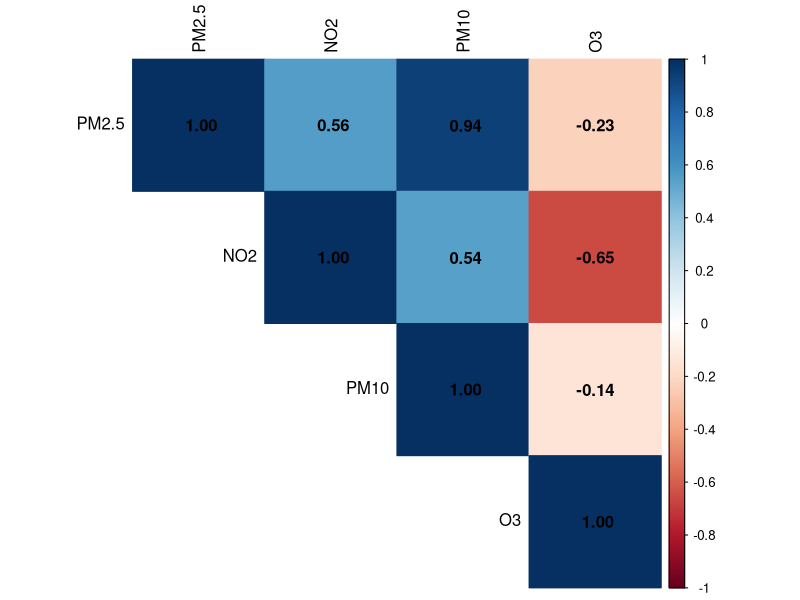
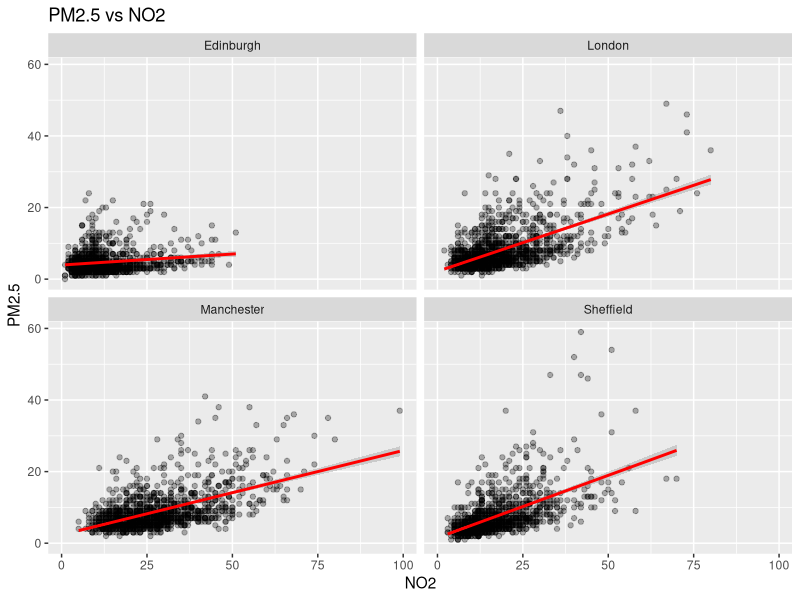
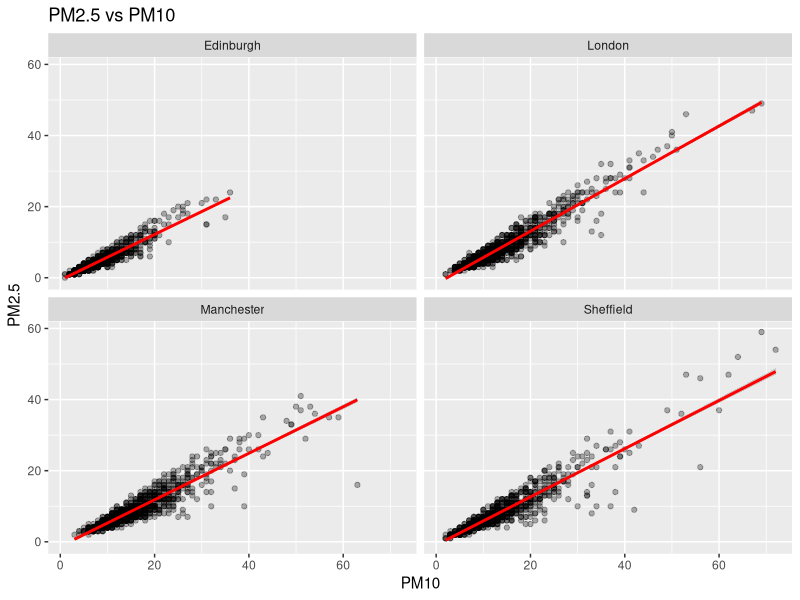
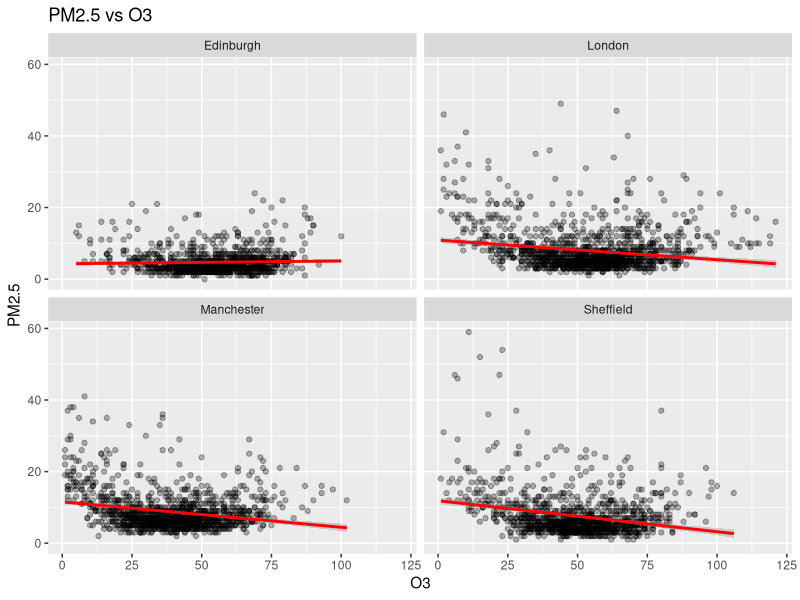
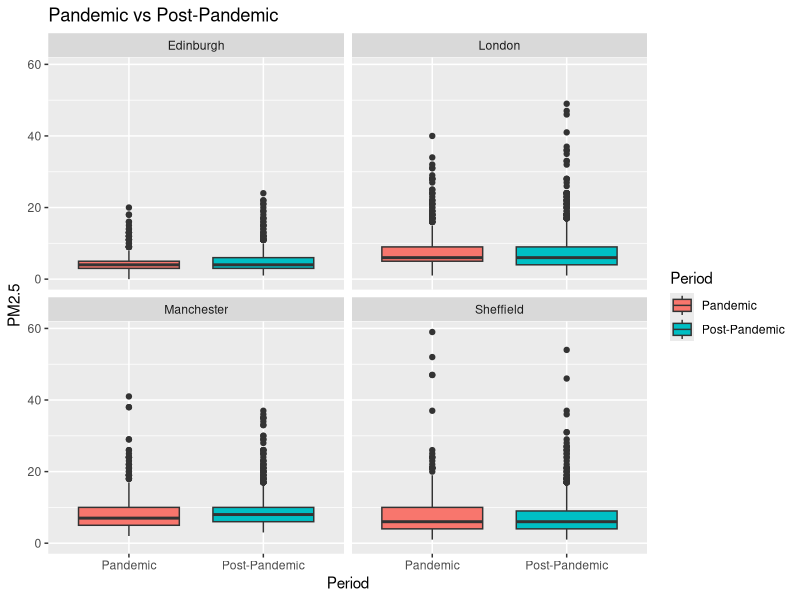
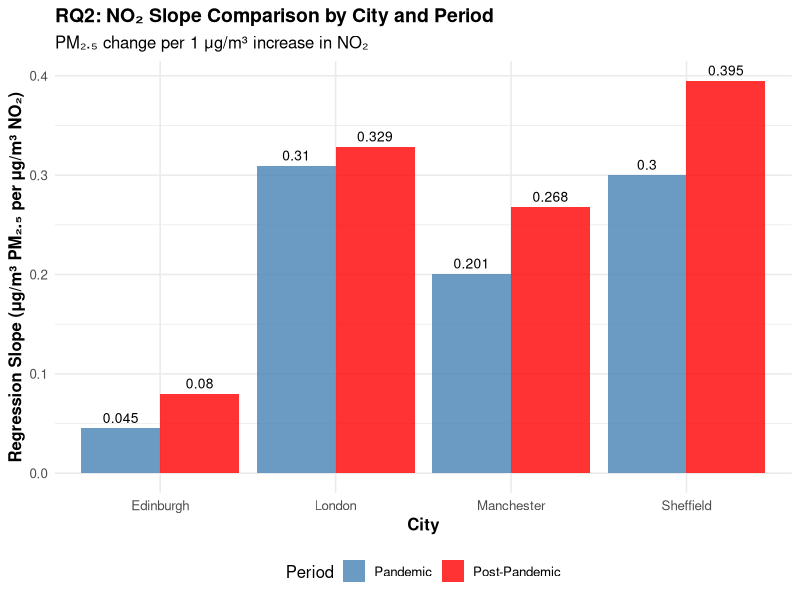
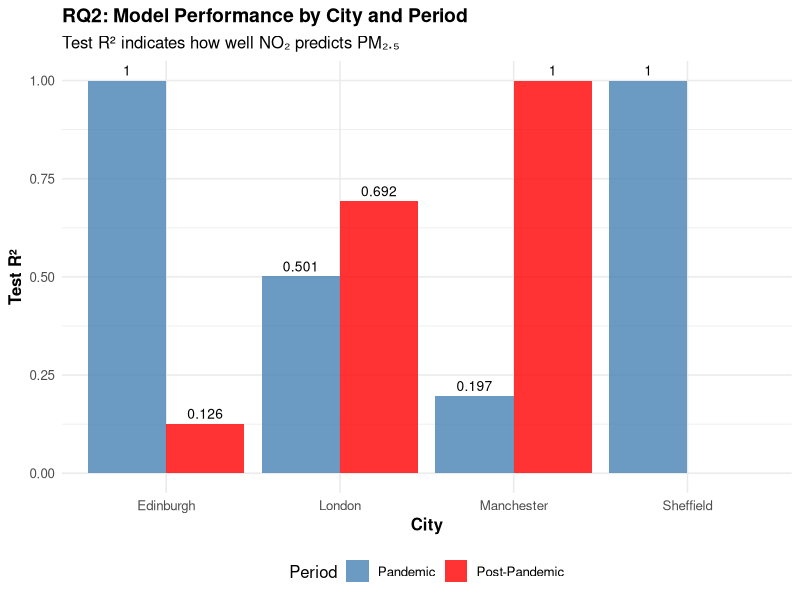
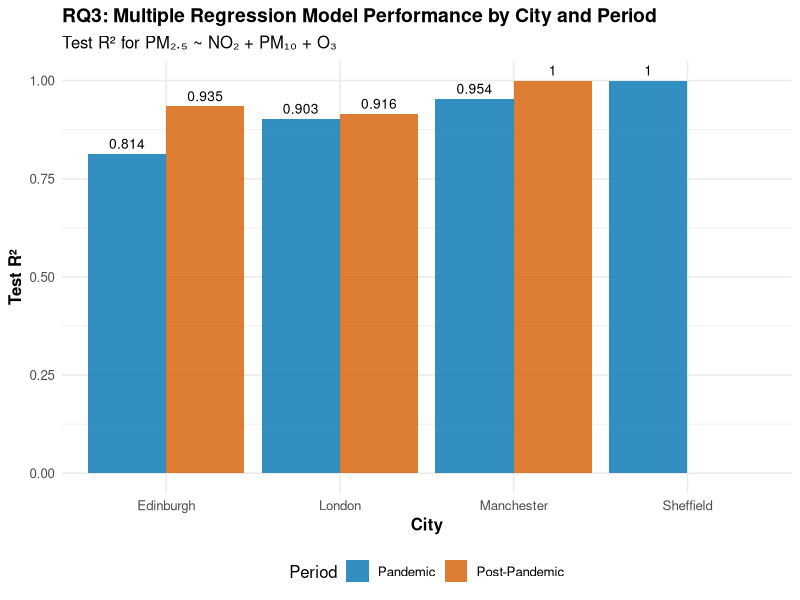

Reproduce these figures in R, in order. (Note: this script raises an error after producing the figures.)
# ==============================================================================
# UK Air Quality Analysis - Research Questions 2 & 3
# RQ2: Simple Linear Regression (NO₂ → PM₂.₅)
# RQ3: Multiple Linear Regression (NO₂ + PM₁₀ + O₃ → PM₂.₅)
# ==============================================================================

# ------------------------------------------------------------------------------
# 1. SETUP: Load Required Packages
# ------------------------------------------------------------------------------

install.packages("corrplot")

library(tidyverse)
library(corrplot)

set.seed(123)  # For reproducibility
# Plot control
SAVE_PLOTS <- TRUE  # Change to FALSE if you only want to see plots in RStudio


cat("==============================================================================\n")
cat("REGRESSION ANALYSIS: RQ2 & RQ3\n")
cat("==============================================================================\n\n")

# ------------------------------------------------------------------------------
# 2. LOAD DATA
# ------------------------------------------------------------------------------

cat("Loading data...\n")
data <- read_csv("processed_data/air_quality_clean_wide.csv", show_col_types = FALSE)

# Prepare data
regression_data <- data %>%
  select(Date, City, PM2.5, NO2, PM10, O3) %>%
  drop_na(PM2.5, NO2, PM10, O3) %>%
  mutate(
    Year = year(Date),
    Period = case_when(
      Year >= 2020 & Year <= 2021 ~ "Pandemic",
      Year >= 2022 ~ "Post-Pandemic"
    ),
    Period = factor(Period, levels = c("Pandemic", "Post-Pandemic")),
    City = factor(City, levels = c("Edinburgh", "London", "Manchester", "Sheffield"))
  ) %>%
  filter(!is.na(Period))

cat("Total observations:", nrow(regression_data), "\n\n")

# ------------------------------------------------------------------------------
# 3. TRAIN/TEST SPLIT (80/20)
# ------------------------------------------------------------------------------

cat("Creating train/test split (80/20)...\n")

# Split by city to keep balanced
train_data <- regression_data %>%
  group_by(City) %>%
  slice_sample(prop = 0.8) %>%
  ungroup()

test_data <- regression_data %>%
  filter(!Date %in% train_data$Date)

levels(train_data$Period)

cat("Training:", nrow(train_data), "| Test:", nrow(test_data), "\n\n")

# ------------------------------------------------------------------------------
# 4. EXPLORE TRAINING DATA
# ------------------------------------------------------------------------------

cat("=== EXPLORATORY ANALYSIS (Training Data) ===\n\n")

# Correlation matrix
cor_train <- train_data %>%
  select(PM2.5, NO2, PM10, O3) %>%
  cor(use = "complete.obs")

cat("Correlation Matrix:\n")
print(round(cor_train, 3))
cat("\n")

# Save correlation matrix
write_csv(as.data.frame(cor_train) %>% 
            rownames_to_column("Variable"), 
          "processed_data/correlation_matrix.csv")

# Visualize correlation matrix
if (SAVE_PLOTS) {
  png("plots/correlation_matrix.png", width = 8, height = 8, units = "in", res = 300)
  corrplot(cor_train, method = "color", type = "upper", 
           addCoef.col = "black", tl.col = "black")
  dev.off()
  cat("  Saved: plots/correlation_matrix.png\n")
} else {
  corrplot(cor_train, method = "color", type = "upper", 
           addCoef.col = "black", tl.col = "black")
  cat("  Correlation matrix displayed.\n")
}

# Scatterplot: PM2.5 vs NO2
p1 <- train_data %>%
  ggplot(aes(x = NO2, y = PM2.5)) +
  geom_point(alpha = 0.3) +
  geom_smooth(method = "lm", color = "red") +
  facet_wrap(~City) +
  labs(title = "PM2.5 vs NO2")

if (SAVE_PLOTS) {
  ggsave("plots/PM25_vs_NO2.png", p1, width = 10, height = 6, dpi = 300)
  cat("  Saved: plots/PM25_vs_NO2.png\n")
} else {
  print(p1)
  cat("  PM2.5 vs NO2 plot displayed.\n")
}

# Scatterplot: PM2.5 vs PM10
p2 <- train_data %>%
  ggplot(aes(x = PM10, y = PM2.5)) +
  geom_point(alpha = 0.3) +
  geom_smooth(method = "lm", color = "red") +
  facet_wrap(~City) +
  labs(title = "PM2.5 vs PM10")

if (SAVE_PLOTS) {
  ggsave("plots/PM25_vs_PM10.png", p2, width = 10, height = 6, dpi = 300)
  cat("  Saved: plots/PM25_vs_PM10.png\n")
} else {
  print(p2)
  cat("  PM2.5 vs PM10 plot displayed.\n")
}

# Scatterplot: PM2.5 vs O3
p3 <- train_data %>%
  ggplot(aes(x = O3, y = PM2.5)) +
  geom_point(alpha = 0.3) +
  geom_smooth(method = "lm", color = "red") +
  facet_wrap(~City) +
  labs(title = "PM2.5 vs O3")

if (SAVE_PLOTS) {
  ggsave("plots/PM25_vs_O3.png", p3, width = 10, height = 6, dpi = 300)
  cat("  Saved: plots/PM25_vs_O3.png\n")
} else {
  print(p3)
  cat("  PM2.5 vs O3 plot displayed.\n")
}

# Period comparison
p4 <- train_data %>%
  ggplot(aes(x = Period, y = PM2.5, fill = Period)) +
  geom_boxplot() +
  facet_wrap(~City) +
  labs(title = "Pandemic vs Post-Pandemic")

if (SAVE_PLOTS) {
  ggsave("plots/period_comparison.png", p4, width = 10, height = 6, dpi = 300)
  cat("  Saved: plots/period_comparison.png\n")
} else {
  print(p4)
  cat("  Period comparison plot displayed.\n")
}

# ==============================================================================
# RQ2: SIMPLE LINEAR REGRESSION BY CITY × PERIOD (PM2.5 ~ NO2)
# ==============================================================================

cat("\n=== RQ2: Simple Linear Regression by City × Period ===\n")
cat("Fitting separate models for each City-Period combination\n\n")

# Store results for all city-period combinations
rq2_results <- data.frame()

# Loop through each city and period
for (city in levels(train_data$City)) {
  for (period in levels(train_data$Period)) {
    
    # Subset data for this city-period combination
    train_subset <- train_data %>% filter(City == city, Period == period)
    test_subset <- test_data %>% filter(City == city, Period == period)
    
    # Skip if insufficient training data
    if (nrow(train_subset) < 30) {
      cat("Skipping", city, "-", period, "(n =", nrow(train_subset), ")\n")
      next
    }
    
    # Fit simple linear regression: PM2.5 ~ NO2
    model <- lm(PM2.5 ~ NO2, data = train_subset)
    
    # Training metrics
    train_pred <- predict(model, newdata = train_subset)
    train_r2 <- summary(model)$r.squared
    train_rmse <- sqrt(mean((train_subset$PM2.5 - train_pred)^2))
    
    # Test metrics (if sufficient test data)
    if (nrow(test_subset) > 1) {
      test_pred <- predict(model, newdata = test_subset)
      
      # Check for zero variance (avoids correlation issues)
      if (sd(test_subset$PM2.5) > 0 && sd(test_pred) > 0) {
        test_r2 <- cor(test_subset$PM2.5, test_pred)^2
      } else {
        test_r2 <- NA
      }
      
      test_rmse <- sqrt(mean((test_subset$PM2.5 - test_pred)^2))
    } else {
      test_pred <- NULL
      test_r2 <- NA
      test_rmse <- NA
    }
    
    # Extract coefficients
    intercept <- coef(model)[1]
    slope_no2 <- coef(model)[2]
    
    # Print summary
    cat(sprintf("%-15s | %-15s | Slope: %6.4f | Train R²: %.3f | Test R²: %.3f\n",
                city, period, slope_no2, train_r2, test_r2))
    
    # Store results
    rq2_results <- rbind(rq2_results, data.frame(
      City = as.character(city),
      Period = as.character(period),
      Intercept = intercept,
      Slope_NO2 = slope_no2,
      Train_R2 = train_r2,
      Train_RMSE = train_rmse,
      Test_R2 = test_r2,
      Test_RMSE = test_rmse,
      n_train = nrow(train_subset),
      n_test = nrow(test_subset)
    ))
  }
}

# ------------------------------------------------------------------------------
# Save Results and Create Summary Visualisations
# ------------------------------------------------------------------------------

cat("\n=== SAVING RQ2 RESULTS ===\n")

# Save summary table
write_csv(rq2_results, "processed_data/RQ2_city_period_summary.csv")
cat("✓ Saved: processed_data/RQ2_city_period_summary.csv\n\n")

# Print summary table
cat("--- RQ2 Summary Table ---\n")
print(rq2_results)

# Visualisation Slope Comparison 
if (nrow(rq2_results) > 0) {
  p_slopes <- rq2_results %>%
    ggplot(aes(x = City, y = Slope_NO2, fill = Period)) +
    geom_bar(stat = "identity", position = "dodge", alpha = 0.8) +
    geom_text(aes(label = round(Slope_NO2, 3)), 
              position = position_dodge(width = 0.9), vjust = -0.5, size = 3.5) +
    scale_fill_manual(values = c("Pandemic" = "steelblue", "Post-Pandemic" = "red")) +
    labs(
      title = "RQ2: NO₂ Slope Comparison by City and Period",
      subtitle = "PM₂.₅ change per 1 μg/m³ increase in NO₂",
      y = "Regression Slope (μg/m³ PM₂.₅ per μg/m³ NO₂)",
      x = "City",
      fill = "Period"
    ) +
    theme_minimal(base_size = 12) +
    theme(
      plot.title = element_text(face = "bold", size = 14),
      axis.title = element_text(face = "bold"),
      legend.position = "bottom"
    )
  
  if (SAVE_PLOTS) {
    ggsave("plots/RQ2_slope_comparison.png", p_slopes, 
           width = 10, height = 6, dpi = 300)
    cat("✓ Saved: plots/RQ2_slope_comparison.png\n")
  } else {
    print(p_slopes)
    cat("  RQ2 slope comparison plot displayed.\n")
  }
  
  # R² Comparison
  p_r2 <- rq2_results %>%
    ggplot(aes(x = City, y = Test_R2, fill = Period)) +
    geom_bar(stat = "identity", position = "dodge", alpha = 0.8) +
    geom_text(aes(label = round(Test_R2, 3)), 
              position = position_dodge(width = 0.9), vjust = -0.5, size = 3.5) +
    scale_fill_manual(values = c("Pandemic" = "steelblue", "Post-Pandemic" = "red")) +
    labs(
      title = "RQ2: Model Performance by City and Period",
      subtitle = "Test R² indicates how well NO₂ predicts PM₂.₅",
      y = "Test R²",
      x = "City",
      fill = "Period"
    ) +
    ylim(0, 1) +
    theme_minimal(base_size = 12) +
    theme(
      plot.title = element_text(face = "bold", size = 14),
      axis.title = element_text(face = "bold"),
      legend.position = "bottom"
    )
  
  if (SAVE_PLOTS) {
    ggsave("plots/RQ2_r2_comparison.png", p_r2, 
           width = 10, height = 6, dpi = 300)
    cat("✓ Saved: plots/RQ2_r2_comparison.png\n")
  } else {
    print(p_r2)
    cat("  RQ2 R² comparison plot displayed.\n")
  }
}

cat("\n=== RQ2 ANALYSIS COMPLETE ===\n")

# ==============================================================================
# RQ3: MULTIPLE LINEAR REGRESSION BY CITY × PERIOD (PM2.5 ~ NO2 + PM10 + O3)
# ==============================================================================

cat("\n=== RQ3: Multiple Linear Regression by City × Period ===\n")
cat("Fitting separate models for each City-Period combination\n\n")

# Store results for all city-period combinations
rq3_results <- data.frame()

# Loop through each city and period
for (city in levels(train_data$City)) {
  for (period in levels(train_data$Period)) {
    
    # Subset data for this city-period combination
    train_subset <- train_data %>% filter(City == city, Period == period)
    test_subset <- test_data %>% filter(City == city, Period == period)
    
    # Skip if insufficient training data
    if (nrow(train_subset) < 30) {
      cat("Skipping", city, "-", period, "(n =", nrow(train_subset), ")\n")
      next
    }
    
    # Fit multiple linear regression: PM2.5 ~ NO2 + PM10 + O3
    model <- lm(PM2.5 ~ NO2 + PM10 + O3, data = train_subset)
    
    # Training metrics
    train_pred <- predict(model, newdata = train_subset)
    train_r2 <- summary(model)$r.squared
    train_adj_r2 <- summary(model)$adj.r.squared
    train_rmse <- sqrt(mean((train_subset$PM2.5 - train_pred)^2))
    
    # Test metrics (if sufficient test data)
    if (nrow(test_subset) > 1) {
      test_pred <- predict(model, newdata = test_subset)
      
      # Check for zero variance
      if (sd(test_subset$PM2.5) > 0 && sd(test_pred) > 0) {
        test_r2 <- cor(test_subset$PM2.5, test_pred)^2
      } else {
        test_r2 <- NA
      }
      
      test_rmse <- sqrt(mean((test_subset$PM2.5 - test_pred)^2))
    } else {
      test_pred <- NULL
      test_r2 <- NA
      test_rmse <- NA
    }
    
    # Extract coefficients
    coefs <- coef(model)
    
    # Print summary
    cat(sprintf("%-15s | %-15s | Train R²: %.3f | Adj R²: %.3f | Test R²: %.3f\n",
                city, period, train_r2, train_adj_r2, test_r2))
    
    # VIF check for multicollinearity
    vif_no2 <- tryCatch({
      1/(1 - summary(lm(NO2 ~ PM10 + O3, data = train_subset))$r.squared)
    }, error = function(e) NA)
    
    vif_pm10 <- tryCatch({
      1/(1 - summary(lm(PM10 ~ NO2 + O3, data = train_subset))$r.squared)
    }, error = function(e) NA)
    
    vif_o3 <- tryCatch({
      1/(1 - summary(lm(O3 ~ NO2 + PM10, data = train_subset))$r.squared)
    }, error = function(e) NA)
    
    # Store results
    rq3_results <- rbind(rq3_results, data.frame(
      City = as.character(city),
      Period = as.character(period),
      Intercept = coefs[1],
      Coef_NO2 = coefs[2],
      Coef_PM10 = coefs[3],
      Coef_O3 = coefs[4],
      Train_R2 = train_r2,
      Train_Adj_R2 = train_adj_r2,
      Train_RMSE = train_rmse,
      Test_R2 = test_r2,
      Test_RMSE = test_rmse,
      VIF_NO2 = vif_no2,
      VIF_PM10 = vif_pm10,
      VIF_O3 = vif_o3,
      n_train = nrow(train_subset),
      n_test = nrow(test_subset)
    ))
  }
}

# ------------------------------------------------------------------------------
# Save Results and Create Summary Visualisations
# ------------------------------------------------------------------------------

cat("\n=== SAVING RQ3 RESULTS ===\n")

# Save summary table
write_csv(rq3_results, "processed_data/RQ3_city_period_summary.csv")
cat("✓ Saved: processed_data/RQ3_city_period_summary.csv\n\n")

# Print summary table
cat("--- RQ3 Summary Table ---\n")
print(rq3_results)

# Summary visualisations
if (nrow(rq3_results) > 0) {
  
  # R² comparison
  p_r2_rq3 <- rq3_results %>%
    ggplot(aes(x = City, y = Test_R2, fill = Period)) +
    geom_bar(stat = "identity", position = "dodge", alpha = 0.8) +
    geom_text(aes(label = round(Test_R2, 3)), 
              position = position_dodge(width = 0.9), vjust = -0.5, size = 3.5) +
    scale_fill_manual(values = c("Pandemic" = "#0072B2", "Post-Pandemic" = "#D55E00")) +
    labs(
      title = "RQ3: Multiple Regression Model Performance by City and Period",
      subtitle = "Test R² for PM₂.₅ ~ NO₂ + PM₁₀ + O₃",
      y = "Test R²",
      x = "City",
      fill = "Period"
    ) +
    ylim(0, 1) +
    theme_minimal(base_size = 12) +
    theme(
      plot.title = element_text(face = "bold", size = 14),
      axis.title = element_text(face = "bold"),
      legend.position = "bottom"
    )
  
  if (SAVE_PLOTS) {
    ggsave("plots/RQ3_r2_comparison.png", p_r2_rq3, 
           width = 10, height = 6, dpi = 300)
    cat("✓ Saved: plots/RQ3_r2_comparison.png\n")
  } else {
    print(p_r2_rq3)
    cat("  RQ3 R² comparison plot displayed.\n")
  }
  
  # VIF summary (check multicollinearity)
  vif_summary <- rq3_results %>%
    select(City, Period, VIF_NO2, VIF_PM10, VIF_O3) %>%
    pivot_longer(cols = starts_with("VIF"), names_to = "Predictor", values_to = "VIF") %>%
    mutate(Predictor = str_remove(Predictor, "VIF_"))
  
  p_vif <- vif_summary %>%
    ggplot(aes(x = City, y = VIF, fill = Predictor)) +
    geom_bar(stat = "identity", position = "dodge", alpha = 0.8) +
    geom_hline(yintercept = 5, linetype = "dashed", color = "red", linewidth = 1) +
    geom_hline(yintercept = 10, linetype = "dashed", color = "darkred", linewidth = 1) +
    facet_wrap(~Period) +
    scale_fill_manual(values = c("NO2" = "#E69F00", "PM10" = "#56B4E9", "O3" = "#009E73")) +
    labs(
      title = "RQ3: Variance Inflation Factor (VIF) Check Across All Models",
      subtitle = "VIF < 5 indicates no multicollinearity concerns | VIF > 10 indicates severe multicollinearity",
      y = "VIF Value",
      x = "City",
      fill = "Predictor"
    ) +
    theme_minimal(base_size = 12) +
    theme(
      plot.title = element_text(face = "bold", size = 14),
      axis.title = element_text(face = "bold"),
      legend.position = "bottom",
      strip.text = element_text(face = "bold", size = 11),
      strip.background = element_rect(fill = "gray95", color = NA)
    )
  
  if (SAVE_PLOTS) {
    ggsave("plots/RQ3_vif_summary.png", p_vif, 
           width = 12, height = 6, dpi = 300)
    cat("✓ Saved: plots/RQ3_vif_summary.png\n")
  } else {
    print(p_vif)
    cat("  RQ3 VIF summary plot displayed.\n")
  }
  
  if (SAVE_PLOTS) {
    ggsave("plots/RQ3_coefficient_comparison.png", p_coef, 
           width = 12, height = 8, dpi = 300)
    cat("✓ Saved: plots/RQ3_coefficient_comparison.png\n")
  } else {
    print(p_coef)
    cat("  RQ3 coefficient comparison plot displayed.\n")
  }
}

cat("\n=== RQ3 ANALYSIS COMPLETE ===\n")

# ==============================================================================
# MODEL COMPARISON: RQ2 vs RQ3
# ==============================================================================

cat("\n=== MODEL COMPARISON: RQ2 (Simple) vs RQ3 (Multiple) ===\n\n")

# Merge RQ2 and RQ3 results for comparison
comparison <- rq2_results %>%
  select(City, Period, RQ2_Train_R2 = Train_R2, RQ2_Test_R2 = Test_R2, 
         RQ2_Test_RMSE = Test_RMSE) %>%
  left_join(
    rq3_results %>%
      select(City, Period, RQ3_Train_R2 = Train_R2, RQ3_Test_R2 = Test_R2,
             RQ3_Test_RMSE = Test_RMSE),
    by = c("City", "Period")
  ) %>%
  mutate(
    R2_Improvement = RQ3_Test_R2 - RQ2_Test_R2,
    RMSE_Improvement = RQ2_Test_RMSE - RQ3_Test_RMSE,
    Pct_Improvement = (R2_Improvement / RQ2_Test_R2) * 100
  )

# Print comparison table
print(comparison)

# Save comparison
write_csv(comparison, "processed_data/RQ2_vs_RQ3_comparison.csv")
cat("\n✓ Saved: processed_data/RQ2_vs_RQ3_comparison.csv\n")

# Visualisation: R² improvement
p_comparison_r2 <- comparison %>%
  select(City, Period, RQ2 = RQ2_Test_R2, RQ3 = RQ3_Test_R2) %>%
  pivot_longer(cols = c(RQ2, RQ3), names_to = "Model", values_to = "Test_R2") %>%
  ggplot(aes(x = City, y = Test_R2, fill = Model)) +
  geom_bar(stat = "identity", position = "dodge") +
  facet_wrap(~Period) +
  geom_text(aes(label = round(Test_R2, 3)), 
            position = position_dodge(width = 0.9), vjust = -0.5, size = 3) +
  labs(
    title = "Model Comparison: RQ2 (Simple) vs RQ3 (Multiple)",
    subtitle = "Test R² by City and Period",
    y = "Test R²",
    x = "City"
  ) +
  scale_fill_manual(values = c("RQ2" = "#E69F00", "RQ3" = "#56B4E9")) +
  theme_minimal() +
  theme(legend.position = "bottom")

if (SAVE_PLOTS) {
  ggsave("plots/RQ2_vs_RQ3_comparison_R2.png", p_comparison_r2, 
         width = 12, height = 6, dpi = 300)
  cat("✓ Saved: plots/RQ2_vs_RQ3_comparison_R2.png\n")
} else {
  print(p_comparison_r2)
  cat("  R² comparison plot displayed.\n")
}

# Visualisation: RMSE improvement
p_comparison_rmse <- comparison %>%
  select(City, Period, RQ2 = RQ2_Test_RMSE, RQ3 = RQ3_Test_RMSE) %>%
  pivot_longer(cols = c(RQ2, RQ3), names_to = "Model", values_to = "Test_RMSE") %>%
  ggplot(aes(x = City, y = Test_RMSE, fill = Model)) +
  geom_bar(stat = "identity", position = "dodge") +
  facet_wrap(~Period) +
  geom_text(aes(label = round(Test_RMSE, 2)), 
            position = position_dodge(width = 0.9), vjust = -0.5, size = 3) +
  labs(
    title = "Model Comparison: RQ2 (Simple) vs RQ3 (Multiple)",
    subtitle = "Test RMSE by City and Period (lower is better)",
    y = "Test RMSE (μg/m³)",
    x = "City"
  ) +
  scale_fill_manual(values = c("RQ2" = "#E69F00", "RQ3" = "#56B4E9")) +
  theme_minimal() +
  theme(legend.position = "bottom")

if (SAVE_PLOTS) {
  ggsave("plots/RQ2_vs_RQ3_comparison_RMSE.png", p_comparison_rmse,
         width = 12, height = 6, dpi = 300)
  cat("✓ Saved: plots/RQ2_vs_RQ3_comparison_RMSE.png\n")
} else {
  print(p_comparison_rmse)
  cat("  RMSE comparison plot displayed.\n")
}

# Summary statistics
cat("\n=== Summary: Model Improvement ===\n")
cat("Average R² improvement:", round(mean(comparison$R2_Improvement, na.rm = TRUE), 4), "\n")
cat("Average % improvement:", round(mean(comparison$Pct_Improvement, na.rm = TRUE), 1), "%\n")
cat("Average RMSE reduction:", round(mean(comparison$RMSE_Improvement, na.rm = TRUE), 2), "μg/m³\n")

cat("\n==============================================================================\n")
cat("Analysis Complete!\n")
cat("==============================================================================\n")